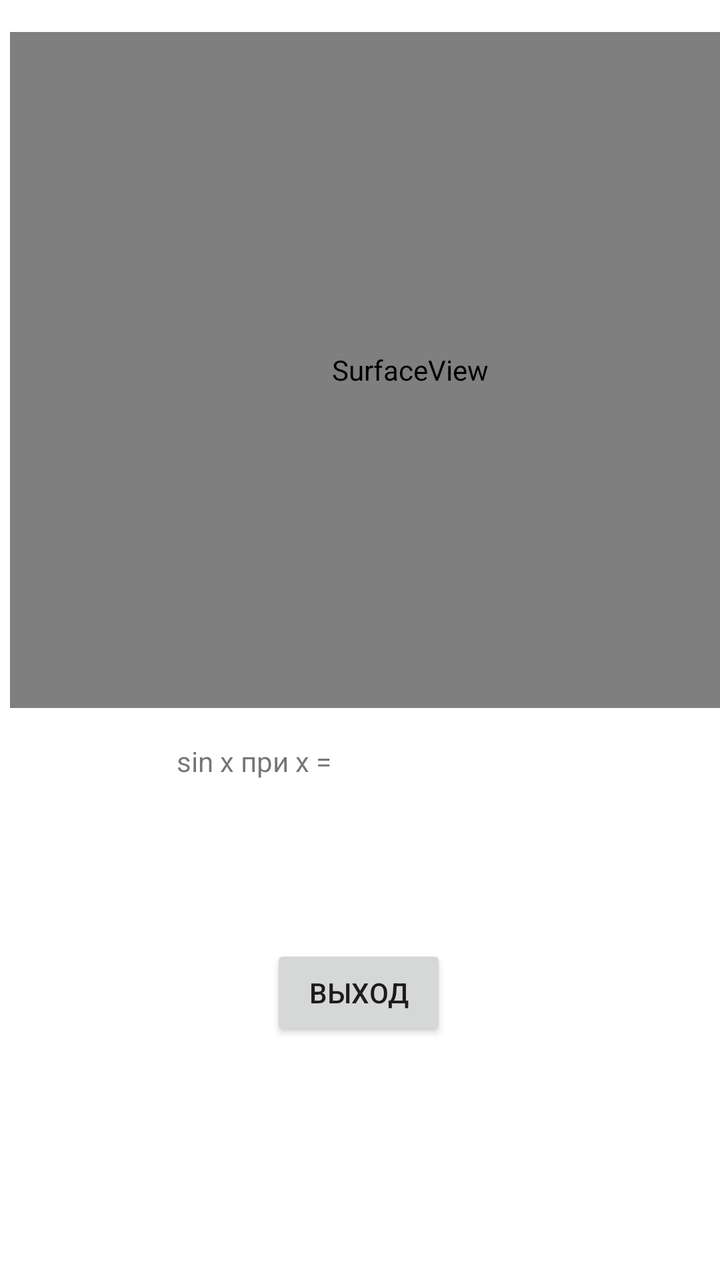
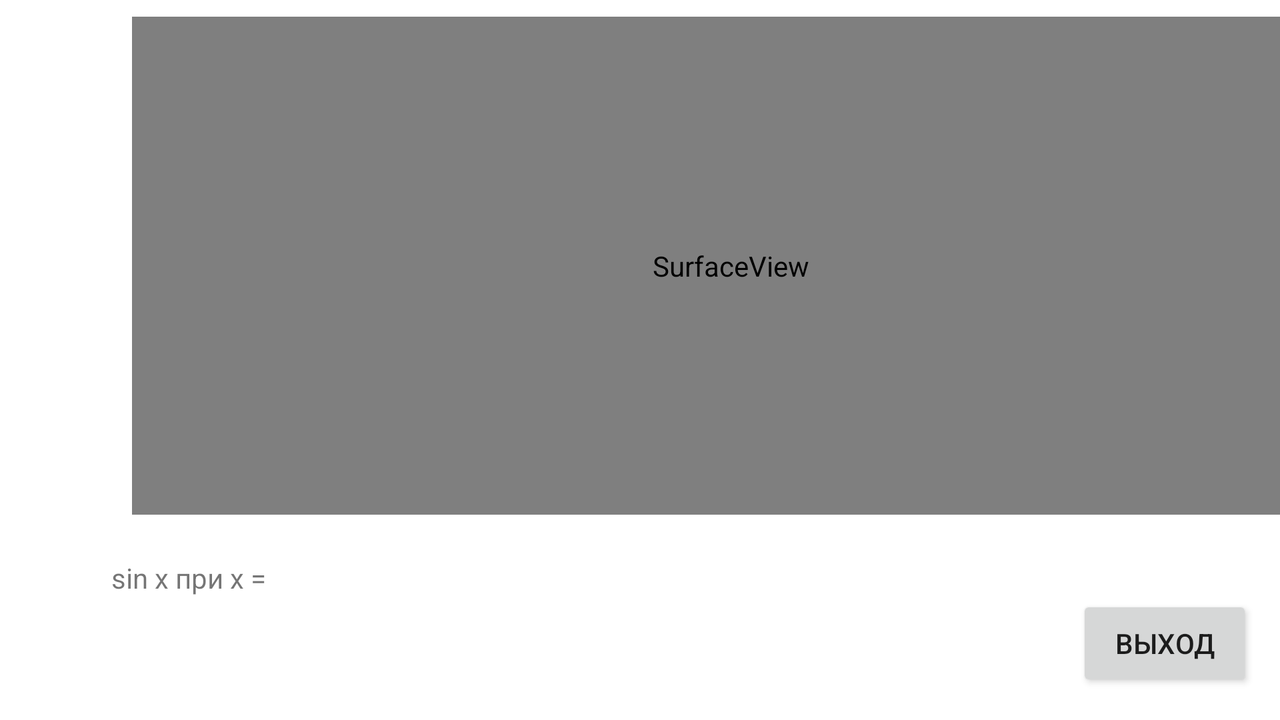

Two renders of one Android screen. The first uses the default layout on a phone; the second uses the alternative layout the repository ships for a different screen configuration, on a matching device. The two XML files are below.
<!-- AndroidManifest.xml: application theme Theme.CalculatorLab -->
<!-- res/layout/activity_graphic.xml -->
<?xml version="1.0" encoding="utf-8"?>
<androidx.constraintlayout.widget.ConstraintLayout xmlns:android="http://schemas.android.com/apk/res/android"
    xmlns:app="http://schemas.android.com/apk/res-auto"
    xmlns:tools="http://schemas.android.com/tools"
    android:layout_width="match_parent"
    android:layout_height="match_parent"
    tools:context=".GraphicActivity">


    <androidx.constraintlayout.widget.ConstraintLayout
        android:id="@+id/container"
        android:layout_width="410dp"
        android:layout_height="346dp"
        app:layout_constraintBottom_toBottomOf="parent"
        app:layout_constraintEnd_toEndOf="parent"
        app:layout_constraintHorizontal_bias="0.0"
        app:layout_constraintStart_toStartOf="parent"
        app:layout_constraintTop_toTopOf="parent"
        app:layout_constraintVertical_bias="0.041">

        <SurfaceView
            android:id="@+id/surface"
            android:layout_width="400dp"
            android:layout_height="338dp"
            app:layout_constraintBottom_toBottomOf="parent"
            app:layout_constraintEnd_toEndOf="parent"
            app:layout_constraintStart_toStartOf="parent"
            app:layout_constraintTop_toTopOf="parent" />
    </androidx.constraintlayout.widget.ConstraintLayout>

    <Button
        android:id="@+id/button10"
        android:layout_width="wrap_content"
        android:layout_height="wrap_content"
        android:onClick="exit"
        android:text="Выход"
        app:layout_constraintBottom_toBottomOf="parent"
        app:layout_constraintEnd_toEndOf="parent"
        app:layout_constraintHorizontal_bias="0.498"
        app:layout_constraintStart_toStartOf="parent"
        app:layout_constraintTop_toBottomOf="@+id/container"
        app:layout_constraintVertical_bias="0.489" />

    <androidx.constraintlayout.widget.ConstraintLayout
        android:id="@+id/constraintLayout2"
        android:layout_width="299dp"
        android:layout_height="35dp"
        app:layout_constraintBottom_toTopOf="@+id/button10"
        app:layout_constraintEnd_toEndOf="parent"
        app:layout_constraintStart_toStartOf="parent"
        app:layout_constraintTop_toBottomOf="@+id/container"
        app:layout_constraintVertical_bias="0.065">

        <TextView
            android:id="@+id/textView"
            android:layout_width="79dp"
            android:layout_height="18dp"
            android:text="sin x при x ="
            app:layout_constraintBottom_toBottomOf="parent"
            app:layout_constraintEnd_toStartOf="@+id/range"
            app:layout_constraintHorizontal_bias="0.829"
            app:layout_constraintStart_toStartOf="parent"
            app:layout_constraintTop_toTopOf="parent"
            app:layout_constraintVertical_bias="0.47" />

        <TextView
            android:id="@+id/range"
            android:layout_width="wrap_content"
            android:layout_height="wrap_content"
            app:layout_constraintBottom_toBottomOf="parent"
            app:layout_constraintEnd_toEndOf="parent"
            app:layout_constraintHorizontal_bias="0.497"
            app:layout_constraintStart_toStartOf="parent"
            app:layout_constraintTop_toTopOf="parent" />
    </androidx.constraintlayout.widget.ConstraintLayout>


</androidx.constraintlayout.widget.ConstraintLayout>
<!-- resources referenced by this layout -->
<resources>
  <style name="Theme.CalculatorLab" parent="Theme.MaterialComponents.DayNight.DarkActionBar">
          
          <item name="colorPrimary">@color/purple_500</item>
          <item name="colorPrimaryVariant">@color/purple_700</item>
          <item name="colorOnPrimary">@color/white</item>
          
          <item name="colorSecondary">@color/teal_200</item>
          <item name="colorSecondaryVariant">@color/teal_700</item>
          <item name="colorOnSecondary">@color/black</item>
          
          <item name="android:statusBarColor" tools:targetApi="l">?attr/colorPrimaryVariant</item>
          
      </style>
</resources>
<!-- res/layout-land/activity_graphic.xml (the author's variant of the layout above) -->
<!-- drawn on the phone turned sideways -->
<?xml version="1.0" encoding="utf-8"?>
<androidx.constraintlayout.widget.ConstraintLayout xmlns:android="http://schemas.android.com/apk/res/android"
    xmlns:app="http://schemas.android.com/apk/res-auto"
    xmlns:tools="http://schemas.android.com/tools"
    android:layout_width="match_parent"
    android:layout_height="match_parent"
    tools:context=".GraphicActivity">


    <androidx.constraintlayout.widget.ConstraintLayout
        android:id="@+id/container"
        android:layout_width="731dp"
        android:layout_height="267dp"
        tools:layout_editor_absoluteX="0dp"
        tools:layout_editor_absoluteY="-3dp">

        <SurfaceView
            android:id="@+id/surface"
            android:layout_width="599dp"
            android:layout_height="249dp"
            app:layout_constraintBottom_toBottomOf="parent"
            app:layout_constraintEnd_toEndOf="parent"
            app:layout_constraintStart_toStartOf="parent"
            app:layout_constraintTop_toTopOf="parent"
            app:layout_constraintVertical_bias="0.466" />
    </androidx.constraintlayout.widget.ConstraintLayout>

    <Button
        android:id="@+id/button10"
        android:layout_width="wrap_content"
        android:layout_height="wrap_content"
        android:layout_marginBottom="16dp"
        android:onClick="exit"
        android:text="Выход"
        app:layout_constraintBottom_toBottomOf="parent"
        app:layout_constraintEnd_toEndOf="parent"
        app:layout_constraintHorizontal_bias="0.975"
        app:layout_constraintStart_toStartOf="parent"
        app:layout_constraintTop_toBottomOf="@+id/constraintLayout2"
        app:layout_constraintVertical_bias="0.75" />

    <androidx.constraintlayout.widget.ConstraintLayout
        android:id="@+id/constraintLayout2"
        android:layout_width="582dp"
        android:layout_height="33dp"
        app:layout_constraintBottom_toBottomOf="parent"
        app:layout_constraintEnd_toEndOf="parent"
        app:layout_constraintHorizontal_bias="0.496"
        app:layout_constraintStart_toStartOf="parent"
        app:layout_constraintTop_toBottomOf="@+id/container"
        app:layout_constraintVertical_bias="0.053">

        <TextView
            android:id="@+id/textView"
            android:layout_width="79dp"
            android:layout_height="18dp"
            android:text="sin x при x ="
            app:layout_constraintBottom_toBottomOf="parent"
            app:layout_constraintEnd_toStartOf="@+id/range"
            app:layout_constraintHorizontal_bias="0.794"
            app:layout_constraintStart_toStartOf="parent"
            app:layout_constraintTop_toTopOf="parent"
            app:layout_constraintVertical_bias="0.6" />

        <TextView
            android:id="@+id/range"
            android:layout_width="wrap_content"
            android:layout_height="wrap_content"
            app:layout_constraintBottom_toBottomOf="parent"
            app:layout_constraintEnd_toEndOf="parent"
            app:layout_constraintHorizontal_bias="0.194"
            app:layout_constraintStart_toStartOf="parent"
            app:layout_constraintTop_toTopOf="parent"
            app:layout_constraintVertical_bias="0.571" />
    </androidx.constraintlayout.widget.ConstraintLayout>


</androidx.constraintlayout.widget.ConstraintLayout>
